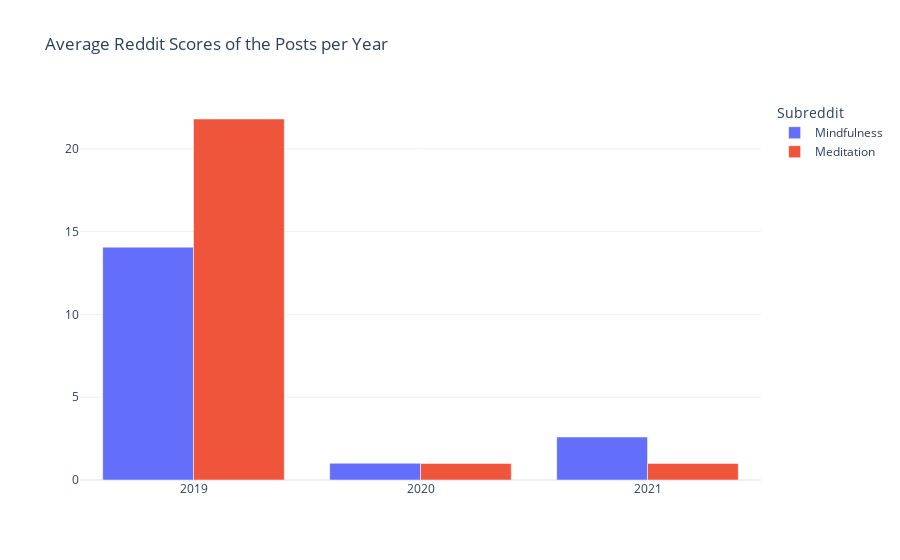

Here is the notebook cell this chart was saved with:
### Markdown cell above
### 3.3. Reddit Scores

### Code cell
years=['2019', '2020', '2021']

fig = go.Figure(data=[
    go.Bar(name='Mindfulness', x=years, y=[np.mean(df19.score[df19.subreddit=='Mindfulness']),
                                            np.mean(df20.score[df20.subreddit=='Mindfulness']),
                                            np.mean(df21.score[df21.subreddit=='Mindfulness'])]),
    go.Bar(name='Meditation', x=years, y=[np.mean(df19.score[df19.subreddit=='Meditation']),
                                            np.mean(df20.score[df20.subreddit=='Meditation']),
                                            np.mean(df21.score[df21.subreddit=='Meditation'])])
])
fig.update_layout(barmode='group',legend_title='Subreddit')
fig.update_layout(title = 'Average Reddit Scores of the Posts per Year')
                  
fig.show()

### Figure 1 — Plotly figure (JSON) as saved in the notebook; plotly's stock layout.template omitted (floating-point values rounded to 4 significant figures)
{"data": [{"name": "Mindfulness", "type": "bar", "x": ["2019", "2020", "2021"], "y": [14.06, 1.011, 2.594]}, {"name": "Meditation", "type": "bar", "x": ["2019", "2020", "2021"], "y": [21.8, 1, 1.002]}], "layout": {"barmode": "group", "legend": {"title": {"text": "Subreddit"}}, "title": {"text": "Average Reddit Scores of the Posts per Year"}}}
